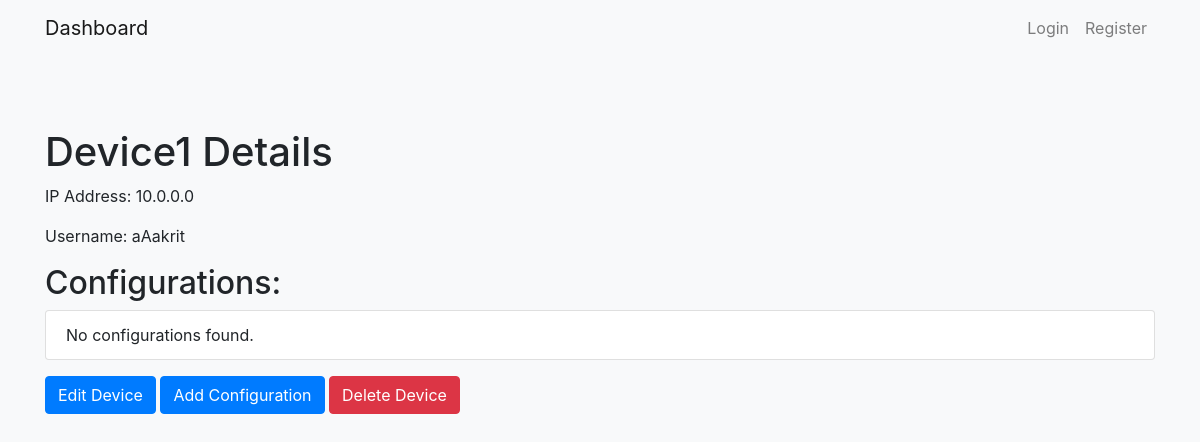
Page /netmiko/device/2/ on the committed database.
### netmiko/models.py (models this page shows, shortened)
class Device(models.Model):
    name = models.CharField(max_length=100)
    ip_address = models.GenericIPAddressField()
    username = models.CharField(max_length=100)
    password = models.CharField(max_length=100)
    platform = models.CharField(max_length=50,default='Unknown')
    status = models.CharField(max_length=20,default='inactive')
    cpu_usage = models.FloatField(null=True, blank=True)
    memory_usage = models.FloatField(null=True, blank=True)
    interface_status = models.BooleanField(default=False)
    device_name = models.CharField(max_length=100,default='Unknown')

### netmiko/views.py (the view)
# urls.py: path('device/<int:device_id>/', views.device_detail, name='device_detail'),
def device_detail(request, device_id):
    device = get_object_or_404(Device, pk=device_id)
    configurations = Configuration.objects.filter(device=device)
    parsed_data = parse_configurations([config.config_details for config in configurations])
    return render(request, 'device_details.html', {'device': device, 'configurations': configurations, 'parsed_data': parsed_data})

### netmiko/views.py (called while the page is built)
def parse_configurations(configurations):
    template_path = os.path.join(os.path.dirname(__file__), 'textFSM_templates', 'interface.tpl')
    with open(template_path) as template_file:
        template = TextFSM(template_file)
        parsed_data = []
        for config in configurations:
            result = template.ParseText(config)
            parsed_data.extend(result)
        return parsed_data

### netmiko/templates/device_details.html (shortened to what this page needs)
{% extends 'base.html' %}
{% block content %}
<div class="container">
  <h1 class="mt-5">{{ device.name }} Details</h1>
  <p>IP Address: {{ device.ip_address }}</p>
  <p>Username: {{ device.username }}</p>
  <h2>Configurations:</h2>
  <ul class="list-group">
    {% for configuration in configurations %}
      <li class="list-group-item">{{ configuration.config_details }}</li>
    {% empty %}
      <li class="list-group-item">No configurations found.</li>
    {% endfor %}
  </ul>
  <a class="btn btn-primary mt-3" href="{% url 'netmiko:device_update' device_id=device.id %}">Edit Device</a>
  <a class="btn btn-primary mt-3" href="{% url 'netmiko:add_configuration' device_id=device.id %}">Add Configuration</a>
  <form class="d-inline" method="post" action="{% url 'netmiko:device_delete' device_id=device.id %}">
    <button type="submit" class="btn btn-danger mt-3" onclick="return confirm('Are you sure you want to delete this device?')">Delete Device</button>
  </form>
</div>
{% endblock %}

### rows in the picture
Device: name "Device1", ip_address "10.0.0.0", username "aAakrit"
